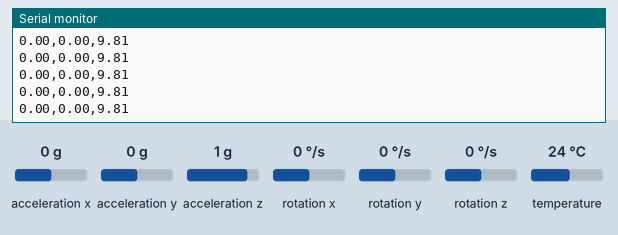
Simulated run of this sketch. Board: Arduino Leonardo, built with avr-gcc and run on an emulated ATmega32U4. Parts: the last lines printed to the serial monitor. The test bench sets the inputs (shaded band); at power-on: acceleration x 0 g, acceleration y 0 g, acceleration z 1 g, rotation x 0 °/s, rotation y 0 °/s, rotation z 0 °/s, temperature 24 °C.

Above: at 1.8 s.
1.9 s: acceleration x set to -1.4 g
At 2.7 s:
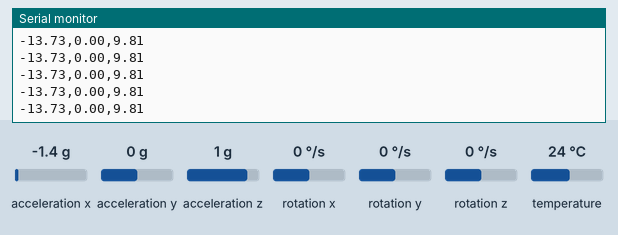
3.4 s: acceleration y set to -0.8 g
At 4.4 s:
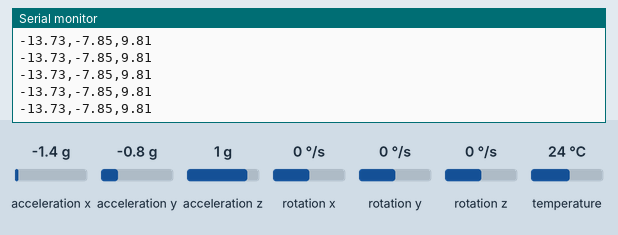
6.4 s: acceleration x set to -0.8 g
At 6.9 s:
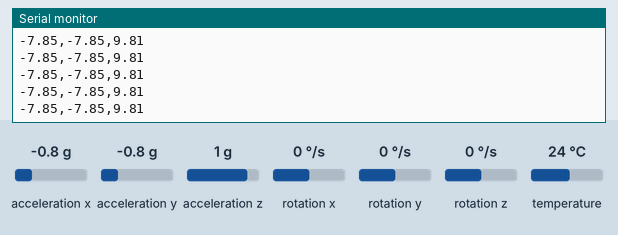
9.4 s: acceleration z set to -1.4 g
At 10.0 s:
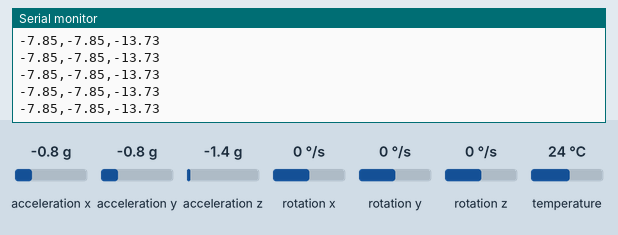
Timing chart, 0 to 10.4 s (numbered marks = the images above; inputs shaded):
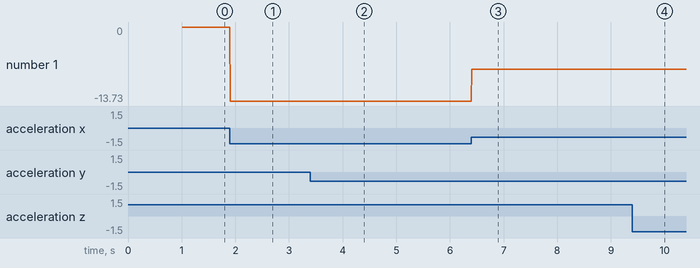

Measured:
- after the input at 1.9 s, the serial monitor: prints a new line at once (image 1)
- after the input at 3.4 s, the serial monitor: prints a new line at once (image 2)
- after the input at 6.4 s, the serial monitor: prints a new line at once (image 3)
- after the input at 9.4 s, the serial monitor: prints a new line at once (image 4)
- plotted number 1: 0 → -13.73 after the input at 1.9 s

The sketch:

V7_TimercodeforSRs.ino
```cpp
// Basic demo for accelerometer readings from Adafruit MPU6050

#include <Adafruit_MPU6050.h>
#include <Adafruit_Sensor.h>
#include <Wire.h>

Adafruit_MPU6050 mpu;

void setup(void) {
  Serial.begin(115200);

  //ADC0.CTRLA = ADC_ENABLE_bm; // Enable ADC
  //ADC0.CTRLB = ADC_PRESC_DIV8_gc; // Set prescaler to 32


  while (!Serial)
    delay(10); // will pause Zero, Leonardo, etc until serial console opens

///Serial.println("Adafruit MPU6050 test!");

   //Try to initialize!
  if (!mpu.begin(0x69)) {
    Serial.println("Failed to find MPU6050 chip");
    while (1) {
      delay(10);
    }
    }

  delay(1000);
  unsigned long startTime = micros();

  for (unsigned long i = 0; i < 10000; i++)
  {
     sensors_event_t a, g, temp;
     mpu.getEvent(&a, &g, &temp);

  /* Print out the values */
  //Serial.print("Acceleration X: ");
    Serial.print(a.acceleration.x);
    Serial.print(",");
    Serial.print(a.acceleration.y);
    Serial.print(",");
    Serial.print(a.acceleration.z);
    Serial.println('\n');
    //delay(50);
  }

  unsigned long elapsedTime = micros() - startTime;

  Serial.println(elapsedTime);
}


void loop() {


}
```
